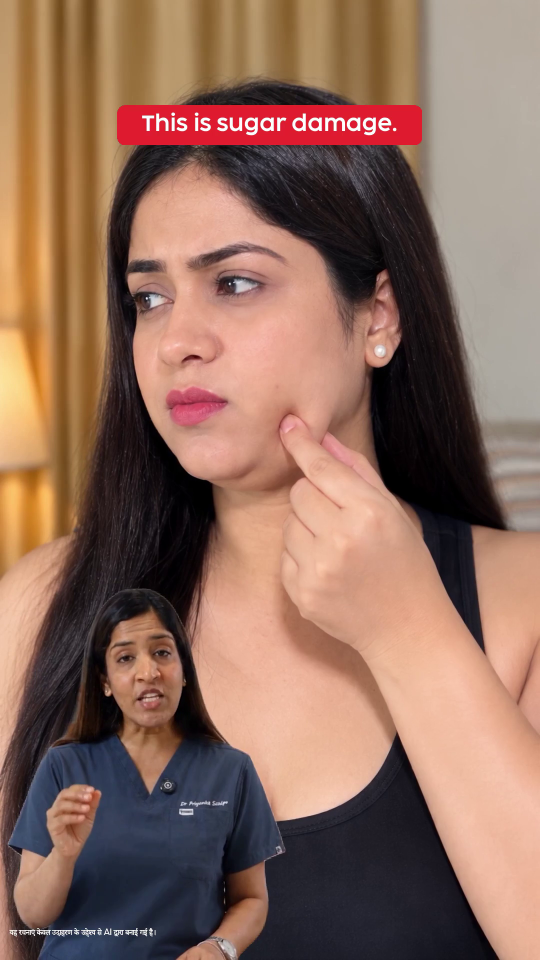
#> input picture frame 3 of scripts/s1_noaudio.mp4, 1080 x 1920 px, given in place of nta - ACV - Hook - Sugar Damage Reel_English_FIXED_FINAL.mp4, which was not available (shown at 1/2 size)
$ python analyze_sugar_damage_video.py
#> lines starting #> are read from the running program, lines starting #| are printed output that depends on the picture; after the words box and inside, x2 and y2 are one past the last pixel; in counts of white or black regions, pixels touching at a corner belong together; pictures that were not available may be replaced by others from this repository, and a replacement may not be noted
### src/scene_analyzer.py
from pathlib import Path
import subprocess
import cv2
from .audio import ffmpeg
from .common import PipelineError


def get_video_info(video_path):
    cap = cv2.VideoCapture(str(video_path))
    if not cap.isOpened():
        raise PipelineError(f"Cannot open video file: {video_path}")
    fps = cap.get(cv2.CAP_PROP_FPS) or 25.0
    frame_count = cap.get(cv2.CAP_PROP_FRAME_COUNT)
    width = int(cap.get(cv2.CAP_PROP_FRAME_WIDTH))
    height = int(cap.get(cv2.CAP_PROP_FRAME_HEIGHT))
    duration = frame_count / fps if fps > 0 else 0.0
    cap.release()
    return {
        "fps": fps,
        "frame_count": int(frame_count),
        "width": width,
        "height": height,
        "duration": duration
    }


def detect_scenes(video_path, threshold=32.0, min_scene_len_sec=0.6, sample_fps=10):
    """
    Detect camera shots / scene cuts using frame difference analysis.
    Returns a list of dicts: [{'index': 0, 'start': 0.0, 'end': 3.2, 'duration': 3.2}, ...]
    """
#> called with threshold = 32, min_scene_len_sec = 0.6, sample_fps = 10
    info = get_video_info(video_path)
    total_duration = info["duration"]
    if total_duration <= 0:
        raise PipelineError("Video has 0 duration.")

    cap = cv2.VideoCapture(str(video_path))
    video_fps = info["fps"]
    step = max(1, int(round(video_fps / sample_fps)))

    prev_gray = None
    cuts = [0.0]
    frame_idx = 0

    while True:
        ret, frame = cap.read()
#> frame is the input picture: shape (1920, 1080, 3); mean B, G, R 92.5, 107.7, 141.9
        if not ret:
            break

        if frame_idx % step == 0:
            timestamp = frame_idx / video_fps
            small = cv2.resize(frame, (160, 90))
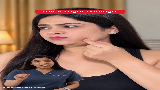
#> small: shape (90, 160, 3); mean B, G, R 92.3, 107.5, 142.2
            gray = cv2.cvtColor(small, cv2.COLOR_BGR2GRAY)
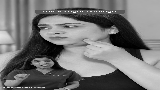
#> gray: shape (90, 160); min 0, max 255, mean 116.1
            gray = cv2.GaussianBlur(gray, (7, 7), 0)
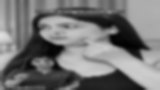
#> gray: shape (90, 160); min 2, max 222, mean 116.1

            if prev_gray is not None:
                diff = cv2.norm(prev_gray, gray, cv2.NORM_L1) / (160 * 90)
                if diff > threshold and (timestamp - cuts[-1]) >= min_scene_len_sec:
                    cuts.append(round(timestamp, 3))

            prev_gray = gray
        frame_idx += 1

    cap.release()

    if cuts[-1] < total_duration:
        cuts.append(round(total_duration, 3))

    scenes = []
    for i in range(len(cuts) - 1):
        start = cuts[i]
        end = cuts[i + 1]
        if end - start >= 0.1:
            scenes.append({
                "index": i,
                "start": start,
                "end": end,
                "duration": round(end - start, 3)
            })

    if not scenes:
        scenes = [{"index": 0, "start": 0.0, "end": total_duration, "duration": total_duration}]

    return scenes


# [150 lines left out: functions extract_subclip, extract_frame, concat_segments, mux_audio_video, not called in this run]

### scripts/analyze_sugar_damage_video.py
import os
import sys
from pathlib import Path
import cv2

sys.path.insert(0, ".")
from src.scene_analyzer import get_video_info, detect_scenes
from src.face_tracker import detect_faces

def main():
    video = Path(r"input\Dr. Priyanta - ACV - Hook - Sugar Damage Reel_English_FIXED_FINAL.mp4")
    info = get_video_info(video)
    fps = info["fps"]
    scenes = detect_scenes(video, threshold=32.0)

    print("=== SHOT CLASSIFICATION FOR SUGAR DAMAGE REEL ===")
    cap = cv2.VideoCapture(str(video))
    out_dir = Path("output/sugar_damage_diagnostic_frames")
    out_dir.mkdir(parents=True, exist_ok=True)

    for i, s in enumerate(scenes):
        start_f = int(round(s["start"] * fps))
        end_f = int(round(s["end"] * fps))
        mid_f = (start_f + end_f) // 2

        cap.set(cv2.CAP_PROP_POS_FRAMES, mid_f)
        ret, frame = cap.read()
        if ret:
            cv2.imwrite(str(out_dir / f"scene_{i:02d}_{s['start']:.1f}s.jpg"), frame)
            faces = detect_faces(frame)
            has_face = len(faces) > 0
            face_desc = f"Face detected ({len(faces)})" if has_face else "No face (B-Roll)"
            print(f"Scene #{i:02d}: [{s['start']:5.2f}s - {s['end']:5.2f}s | {s['duration']:4.2f}s] -> {face_desc}")

    cap.release()

if __name__ == "__main__":
    main()

$ run again, starting later in the video
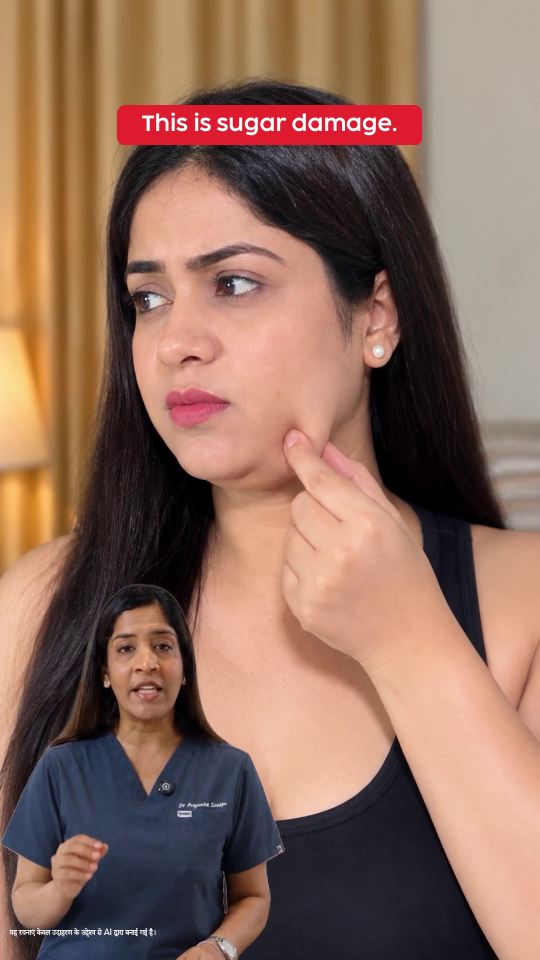
#> input picture frame 16 of scripts/s1_noaudio.mp4, 1080 x 1920 px, given in place of nta - ACV - Hook - Sugar Damage Reel_English_FIXED_FINAL.mp4, which was not available (shown at 1/2 size)
#> in detect_scenes, frame is the input picture: shape (1920, 1080, 3); mean B, G, R 92.6, 108, 141.8
#> in detect_scenes, `small = cv2.resize(frame, (160, 90))`:
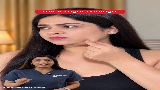
#> small: shape (90, 160, 3); mean B, G, R 92.5, 107.9, 142.1
#> in detect_scenes, `gray = cv2.GaussianBlur(gray, (7, 7), 0)`:
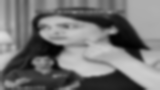
#> gray: shape (90, 160); min 2, max 221, mean 116.4

$ run again, starting later in the video
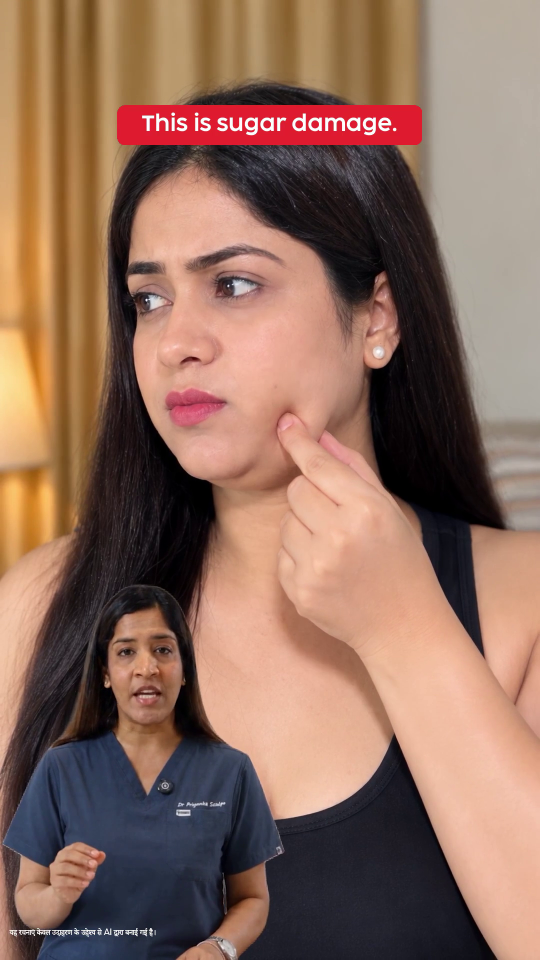
#> input picture frame 28 of scripts/s1_noaudio.mp4, 1080 x 1920 px, given in place of nta - ACV - Hook - Sugar Damage Reel_English_FIXED_FINAL.mp4, which was not available (shown at 1/2 size)
#> in detect_scenes, frame is the input picture: shape (1920, 1080, 3); mean B, G, R 93, 108.6, 142.3
#> the loop in main, `for i, s in enumerate(scenes):` made 1 pass
#> (faces, has_face, face_desc) on pass 1: ([(0, 0, 1080, 1920), (352, 1722, 192, 198)], True, 'Face detected (2)')
#> (printed output is left out)
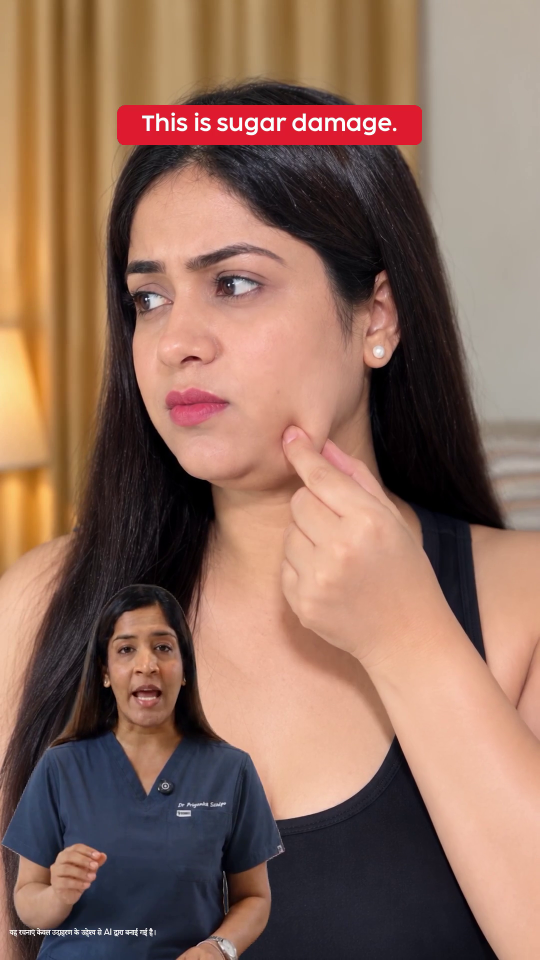
#> input picture frame 18 of scripts/s1_noaudio.mp4, 1080 x 1920 px, given in place of nta - ACV - Hook - Sugar Damage Reel_English_FIXED_FINAL.mp4, which was not available (shown at 1/2 size)
#> pass 1, in detect_faces, ``:
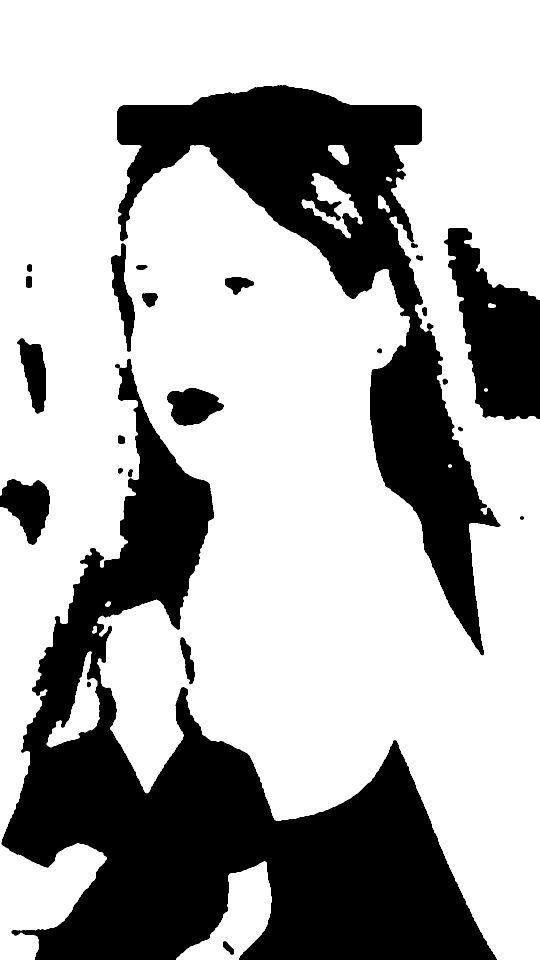
#> mask: shape (1920, 1080) (shown at 1/2 size); 68.1% white; 24 black regions, largest, box (x1, y1, x2, y2) and area: (3, 717, 994, 1920) 384141, (234, 170, 1001, 1311) 205584, (888, 456, 1080, 840) 42855
#> in main, frame is the input picture: shape (1920, 1080, 3); mean B, G, R 93, 108.2, 142.1
